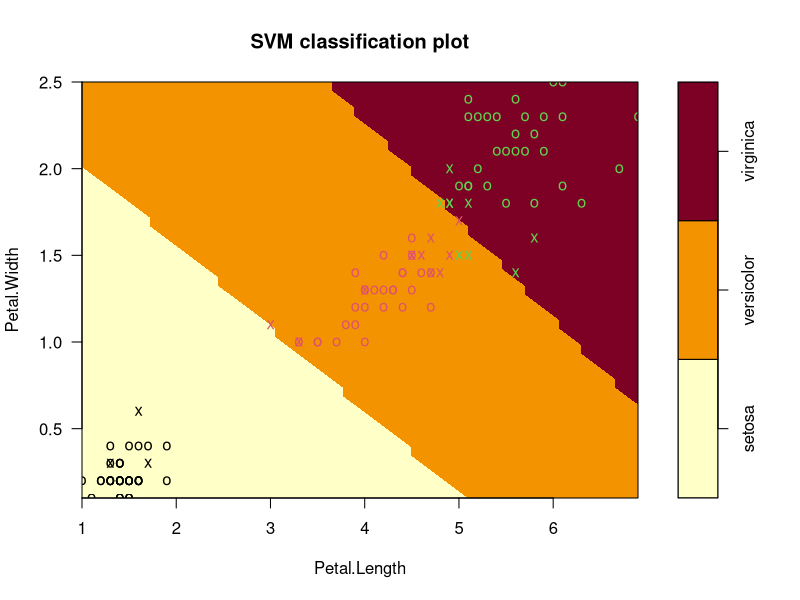
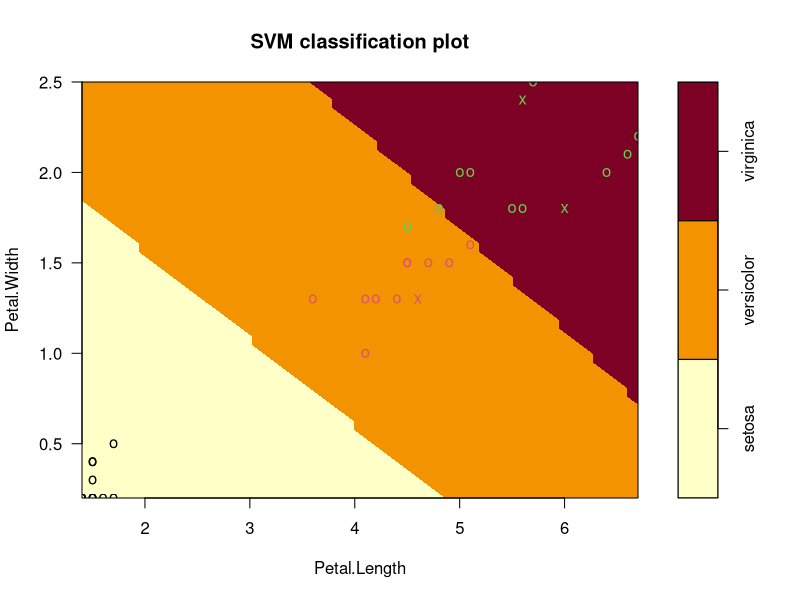

Write the R code that produced these figures, in order.
data=iris
str(data)
summary(data)
library(caTools)
set.seed(123)
split = sample.split(data$Species, SplitRatio = 0.75) 
training_set = subset(data, split == TRUE) 
test_set = subset(data, split == FALSE) 
library(e1071)
classifier = svm(formula = Species ~ ., 
                 data = training_set, 
                 type = 'C-classification', 
                 kernel = 'linear') 
y_pred = predict(classifier, newdata = test_set[-5]) 
plot(classifier, training_set, Petal.Width ~ Petal.Length,
     slice = list(Sepal.Width = 3, Sepal.Length = 4))
plot(classifier, test_set, Petal.Width ~ Petal.Length,
     slice = list(Sepal.Width = 3, Sepal.Length = 4))
cm = table(test_set[, 5], y_pred) 
cm
1 - sum(diag(cm)) / sum(cm)
